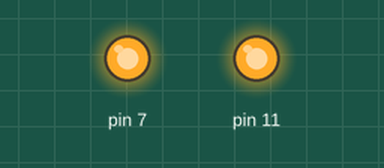
This program was run on a simulated Raspberry Pi (header pin numbers), started with the argument Hello. Shown: output pins drawn as LEDs (lit = HIGH). What the program prints to the terminal is not drawn. At 8.4 s the program stops and its outputs stay as they are.

Above: at 2.5 s.
At 8.3 s:
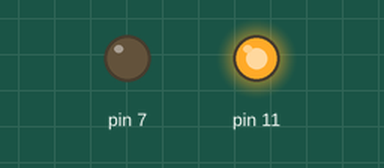
Timing chart, 0 to 9.8 s (numbered marks = the images above):
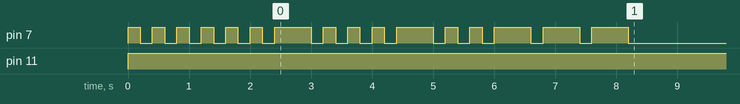

Measured:
- by itself, pin 7: LOW → HIGH at 0.00 s, → LOW 0.20 s later, → HIGH 0.20 s later, → LOW 0.20 s later, … (32 changes in this stretch)
- by itself, pin 11: LOW → HIGH at 0.00 s

The program:

morse_code.py
```python
#!/usr/bin/python3

import RPi.GPIO as GPIO
import time
import argparse

class MorseCode:

    def __init__(self):
        GPIO.setmode(GPIO.BOARD)

        GPIO.setup(7, GPIO.OUT)
        GPIO.setup(11, GPIO.OUT)

        GPIO.output(11, True)

        self.timeUnit = 0.2

    def __del__(self):
        GPIO.output(11, False)
        GPIO.cleanup()

    def gpioOutput(self, value):
        valueUnitMultiplier = 1

        if value:
            valueUnitMultiplier = 3

        GPIO.output(7, True)
        time.sleep(self.timeUnit * valueUnitMultiplier)
        GPIO.output(7, False)

    def translateCharacter(self, char):
        def codeToBool(ditdah):
            if ditdah == "-":
                return True
            return False

        morseCodeDict = { 'A':'.-', 'B':'-...',
                    'C':'-.-.', 'D':'-..', 'E':'.',
                    'F':'..-.', 'G':'--.', 'H':'....',
                    'I':'..', 'J':'.---', 'K':'-.-',
                    'L':'.-..', 'M':'--', 'N':'-.',
                    'O':'---', 'P':'.--.', 'Q':'--.-',
                    'R':'.-.', 'S':'...', 'T':'-',
                    'U':'..-', 'V':'...-', 'W':'.--',
                    'X':'-..-', 'Y':'-.--', 'Z':'--..',
                    '1':'.----', '2':'..---', '3':'...--',
                    '4':'....-', '5':'.....', '6':'-....',
                    '7':'--...', '8':'---..', '9':'----.',
                    '0':'-----', ', ':'--..--', '.':'.-.-.-',
                    '?':'..--..', '/':'-..-.', '-':'-....-',
                    '(':'-.--.', ')':'-.--.-', '!':'-.-.--'}

        charCode = morseCodeDict[char.upper()]
        boolCode = [codeToBool(c) for c in charCode]
        return boolCode

    def ledOutputText(self, text):
        for char in text:
            if char == " ":
                time.sleep(self.timeUnit * 2)
            else:
                ditdahs = self.translateCharacter(char)

                for dotordash in ditdahs:
                    self.gpioOutput(dotordash)
                    time.sleep(self.timeUnit * 1)

    def outputCode(self, text):
        translatedCode = ""
        for char in text:
            if char == " ":
                translatedCode += "  "
            else:
                ditdahs = self.translateCharacter(char)

                for dotordash in ditdahs:
                    if dotordash:
                        translatedCode += '-'
                    else:
                        translatedCode += '.'
                translatedCode += " "
        print (translatedCode)

if __name__ == '__main__':
    parser = argparse.ArgumentParser(description="Basic morse code translator with ability to output code via LED through GPIOs on Raspberry Pi")
    parser.add_argument("input", metavar="S", help="Input to translate")

    args = parser.parse_args()
    stringToTranslate = args.input

    myMorse = MorseCode()

    myMorse.outputCode(stringToTranslate)
    myMorse.ledOutputText(stringToTranslate)

    print("Complete!")
```
